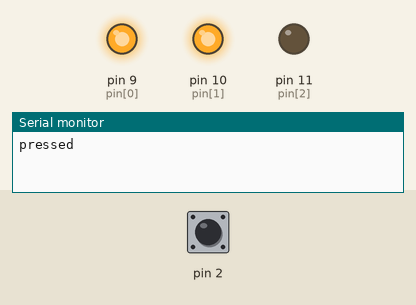
The sketch below on a simulated Arduino Uno, built with avr-gcc and run on an emulated ATmega328P. Shown: output pins drawn as LEDs (lit = HIGH), the last lines printed to the serial monitor. The test bench sets the inputs (shaded band); at power-on: pin 2 LOW.

Above: at 1.2 s.
1.3 s: pin 2 pulled HIGH for 3.2 s
At 2.1 s:
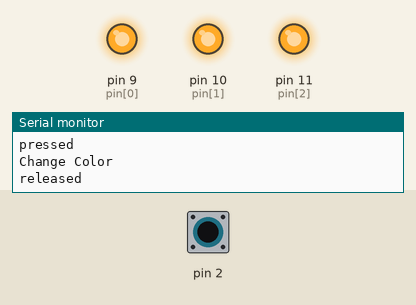
7.5 s: pin 2 pulled HIGH for 1 s
At 11.2 s:
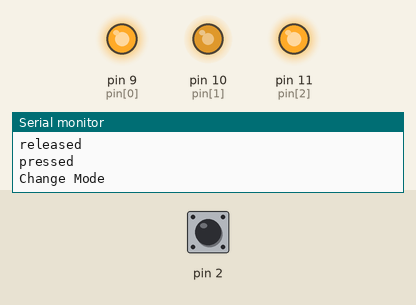
11.5 s: pin 2 pulled HIGH for 0.15 s
14.6 s: pin 2 pulsed HIGH 2 times (0.12 s each, 0.3 s apart)
At 17.4 s:
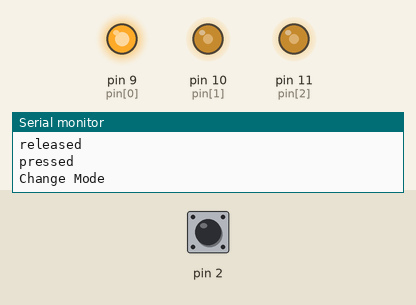
17.6 s: pin 2 pulsed HIGH 5 times (0.12 s each, 0.3 s apart)
At 17.95 s:
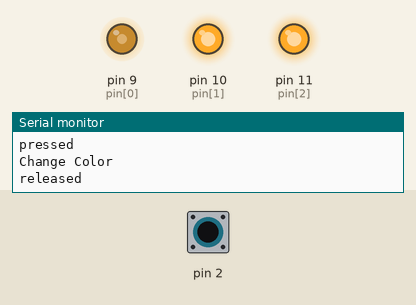
20.6 s: pin 2 pulled HIGH for 0.15 s
At 21.4 s:
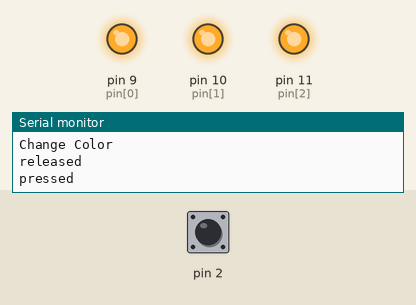
Timing chart, 0 to 24.7 s (numbered marks = the images above; inputs shaded):
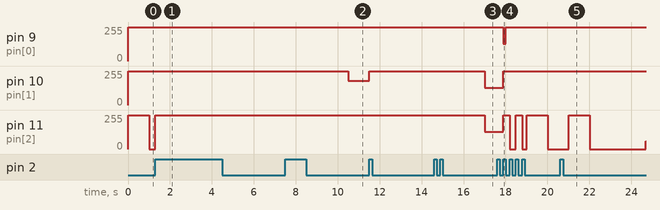

The sketch:

10.22.ino
```cpp
const int pin[3] = {9,10,11};
unsigned int t, lt, bt = 0;
int brightness = 0;
int a = -1;
byte pressed, led = 1;
bool breathing = false;


void setup() {
  // put your setup code here, to run once:
  for(int i=0;i<3;i++){
    pinMode(pin[i], OUTPUT);
  }
  pinMode(2, INPUT);
  Serial.begin(9600);
}

void loop() {
  // put your main code here, to run repeatedly:
  t = millis();
  buttonRead();
  // put your main code here, to run repeatedly:
  if(breathing){
    if(t - lt > 1){
      brightness += a;
      lt = t;
    }
    a = (brightness >= 255) ? -1 : a;
    a = (brightness <= 0) ? 1 : a;
    setRGBLed(((led >> 2) & 1) * brightness, ((led >> 1) & 1) * brightness, (led & 1) * brightness);
  }
  else{
    if(t - lt > 1000){
      brightness = (brightness == 255)? 0 : 255;
      lt = t;
    }
    setRGBLed(((led >> 2) & 1) * brightness, ((led >> 1) & 1) * brightness, (led & 1) * brightness);
  }

}

void buttonRead(){
  if(pressed != 0 && digitalRead(2) == 1){
    if(pressed == 1 && t - bt > 50){
      Serial.println("Change Color");
      led++;
      led = (led >= 8) ? 1 : led;
      pressed = 2;
    }
    pressed = 0;
    Serial.println("released");
  }
  if(digitalRead(2) == 0 && pressed == 0){
    bt = t;
    pressed = 1;
    Serial.println("pressed");
  }
  if(pressed == 1 && t - bt > 2000){
    if(digitalRead(2) == 0){
      Serial.println("Change Mode");
      breathing = !breathing;
    }
    pressed = 2;
  }
}

void setRGBLed(char R, char G, char B){
  analogWrite(9, 255 - R);
  analogWrite(10, 255 - G);
  analogWrite(11, 255 - B);
}
```

Measured:
- after the input at 1.3 s, pin 11 (pin[2]): 0/255 → 255/255 at once
- after the input at 7.5 s, pin 10 (pin[1]): 255/255 → 182/255 after 3.0 s, → 255/255 1.0 s later
- after the input at 14.6 s, pin 10 (pin[1]), pin 11 (pin[2]): 255/255 → 129/255 after 2.4 s
- after the input at 17.6 s, pin 9 (pin[0]): 255/255 → 129/255 after 0.30 s, → 255/255 0.12 s later
- after the input at 20.6 s, pin 9 (pin[0]), pin 10 (pin[1]): stays 255/255 (without the input it goes to 144/255 after 1.6 s); pin 11 (pin[2]): 0/255 → 255/255 after 0.42 s, → 0/255 1.0 s later
